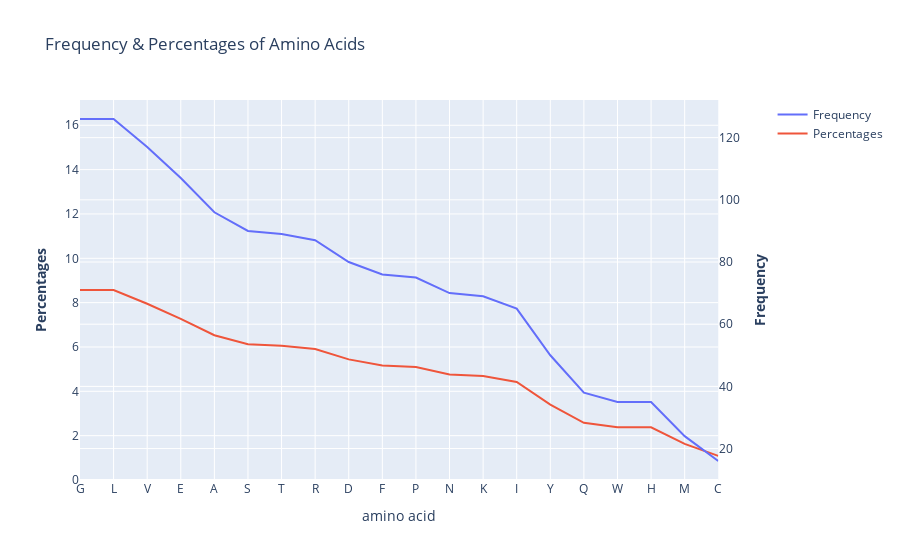
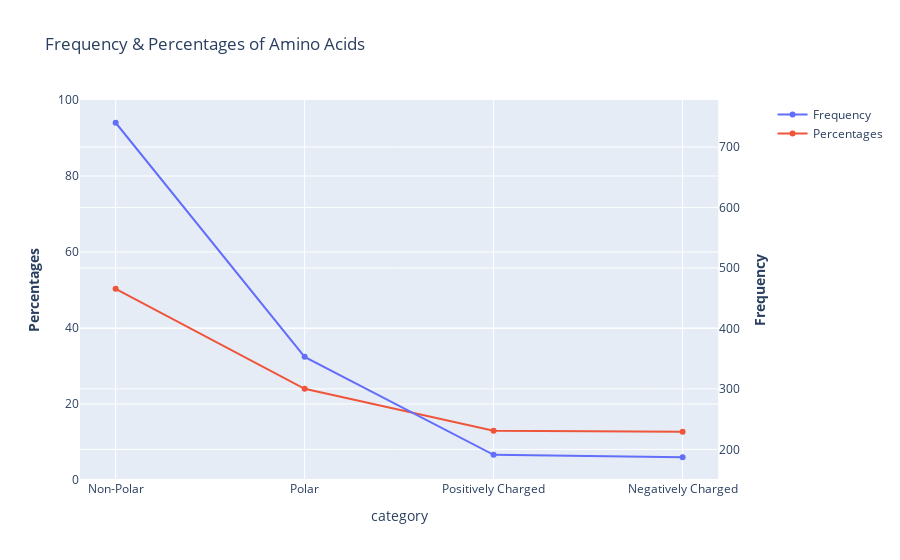
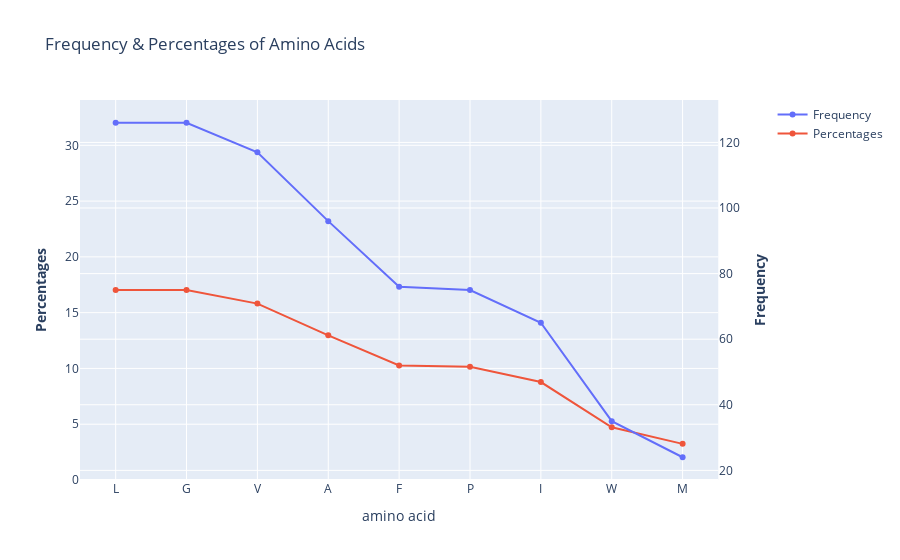
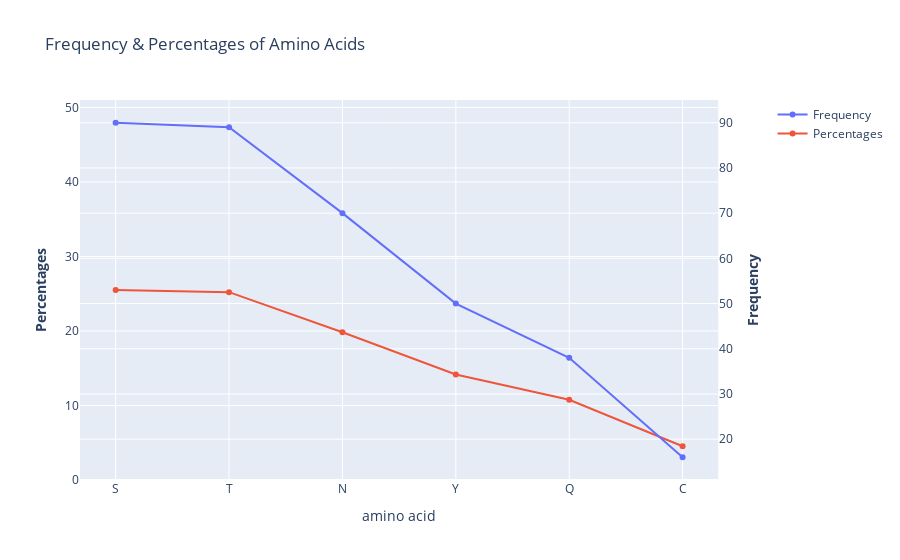

Notebook code for these charts, in order:
### Markdown cell above
## Test All Code:

### Code cell
__main__()

### Figure 1 — Plotly figure (JSON) as saved in the notebook; plotly's stock layout.template omitted (floating-point values rounded to 4 significant figures)
{"data": [{"name": "Frequency", "type": "scatter", "x": ["G", "L", "V", "E", "A", "S", "T", "R", "D", "F", "P", "N", "K", "I", "Y", "Q", "W", "H", "M", "C"], "xaxis": "x", "y": [126, 126, 117, 107, 96, 90, 89, 87, 80, 76, 75, 70, 69, 65, 50, 38, 35, 35, 24, 16], "yaxis": "y2"}, {"name": "Percentages", "type": "scatter", "x": ["G", "L", "V", "E", "A", "S", "T", "R", "D", "F", "P", "N", "K", "I", "Y", "Q", "W", "H", "M", "C"], "xaxis": "x", "y": [8.57, 8.57, 7.95, 7.27, 6.53, 6.12, 6.05, 5.91, 5.44, 5.17, 5.1, 4.76, 4.69, 4.42, 3.4, 2.58, 2.38, 2.38, 1.63, 1.09], "yaxis": "y"}], "layout": {"autosize": true, "title": {"text": "Frequency & Percentages of Amino Acids"}, "xaxis": {"anchor": "y", "autorange": true, "domain": [0, 0.94], "range": [0, 19], "title": {"text": "amino acid"}, "type": "category"}, "yaxis": {"anchor": "x", "domain": [0, 1], "range": [0, 17.14], "title": {"text": "<b>Percentages<b>"}, "type": "linear"}, "yaxis2": {"anchor": "x", "autorange": true, "overlaying": "y", "range": [9.889, 132.1], "side": "right", "title": {"text": "<b>Frequency<b>"}, "type": "linear"}}}

### Figure 2 — Plotly figure (JSON) as saved in the notebook; plotly's stock layout.template omitted (floating-point values rounded to 4 significant figures)
{"data": [{"name": "Frequency", "type": "scatter", "x": ["Non-Polar", "Polar", "Positively Charged", "Negatively Charged"], "xaxis": "x", "y": [740, 353, 191, 187], "yaxis": "y2"}, {"name": "Percentages", "type": "scatter", "x": ["Non-Polar", "Polar", "Positively Charged", "Negatively Charged"], "xaxis": "x", "y": [50.31, 24, 12.98, 12.71], "yaxis": "y"}], "layout": {"autosize": true, "title": {"text": "Frequency & Percentages of Amino Acids"}, "xaxis": {"anchor": "y", "autorange": true, "domain": [0, 0.94], "range": [-0.1858, 3.186], "title": {"text": "category"}, "type": "category"}, "yaxis": {"anchor": "x", "domain": [0, 1], "range": [0, 100], "title": {"text": "<b>Percentages<b>"}, "type": "linear"}, "yaxis2": {"anchor": "x", "autorange": true, "overlaying": "y", "range": [141.4, 785.6], "side": "right", "title": {"text": "<b>Frequency<b>"}, "type": "linear"}}}

### Figure 3 — Plotly figure (JSON) as saved in the notebook; plotly's stock layout.template omitted (floating-point values rounded to 4 significant figures)
{"data": [{"name": "Frequency", "type": "scatter", "x": ["L", "G", "V", "A", "F", "P", "I", "W", "M"], "xaxis": "x", "y": [126, 126, 117, 96, 76, 75, 65, 35, 24], "yaxis": "y2"}, {"name": "Percentages", "type": "scatter", "x": ["L", "G", "V", "A", "F", "P", "I", "W", "M"], "xaxis": "x", "y": [17.03, 17.03, 15.81, 12.97, 10.27, 10.14, 8.78, 4.73, 3.24], "yaxis": "y"}], "layout": {"autosize": true, "title": {"text": "Frequency & Percentages of Amino Acids"}, "xaxis": {"anchor": "y", "autorange": true, "domain": [0, 0.94], "range": [-0.4955, 8.495], "title": {"text": "amino acid"}, "type": "category"}, "yaxis": {"anchor": "x", "domain": [0, 1], "range": [0, 34.06], "title": {"text": "<b>Percentages<b>"}, "type": "linear"}, "yaxis2": {"anchor": "x", "autorange": true, "overlaying": "y", "range": [15.58, 134.4], "side": "right", "title": {"text": "<b>Frequency<b>"}, "type": "linear"}}}

### Figure 4 — Plotly figure (JSON) as saved in the notebook; plotly's stock layout.template omitted (floating-point values rounded to 4 significant figures)
{"data": [{"name": "Frequency", "type": "scatter", "x": ["S", "T", "N", "Y", "Q", "C"], "xaxis": "x", "y": [90, 89, 70, 50, 38, 16], "yaxis": "y2"}, {"name": "Percentages", "type": "scatter", "x": ["S", "T", "N", "Y", "Q", "C"], "xaxis": "x", "y": [25.5, 25.21, 19.83, 14.16, 10.76, 4.53], "yaxis": "y"}], "layout": {"autosize": true, "title": {"text": "Frequency & Percentages of Amino Acids"}, "xaxis": {"anchor": "y", "autorange": true, "domain": [0, 0.94], "range": [-0.3097, 5.31], "title": {"text": "amino acid"}, "type": "category"}, "yaxis": {"anchor": "x", "domain": [0, 1], "range": [0, 51], "title": {"text": "<b>Percentages<b>"}, "type": "linear"}, "yaxis2": {"anchor": "x", "autorange": true, "overlaying": "y", "range": [9.893, 96.11], "side": "right", "title": {"text": "<b>Frequency<b>"}, "type": "linear"}}}
